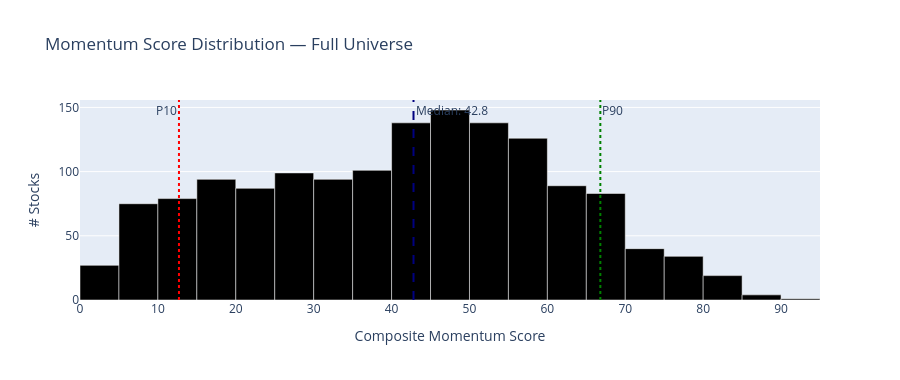

The notebook cell saved with this chart:
### Markdown cell above
## 3. Trend leadership score distribution

### Code cell
def trailing_return(close, lookback_days, skip_days=0):
    base = close.shift(skip_days)
    return base.div(base.shift(lookback_days)).sub(1)

def pct_rank(df, ascending=True):
    return df.rank(axis=1, pct=True, ascending=ascending) * 100

mom_12_1 = trailing_return(close, 252, 21)
mom_6_1 = trailing_return(close, 126, 21)
vol_20 = close.pct_change().rolling(20).std() * np.sqrt(252)
ma100 = close.rolling(100).mean()
ma200 = close.rolling(200).mean()
high_252 = close.rolling(252).max()
liquidity = traded_value.rolling(63).median()

eligible = (close >= MIN_PRICE) & (liquidity >= MIN_MEDIAN_TURNOVER) & (close > ma100) & (close > ma200) & (mom_12_1 > 0)

scores_df = pd.DataFrame({
    'symbol': close.columns,
    'company_name': company_names.reindex(close.columns).values,
    'mom_12_1': mom_12_1.iloc[-1].reindex(close.columns).values,
    'mom_6_1': mom_6_1.iloc[-1].reindex(close.columns).values,
    'near_high': close.iloc[-1].div(high_252.iloc[-1]).reindex(close.columns).values,
    'inv_vol': vol_20.iloc[-1].reindex(close.columns).values,
    'eligible': eligible.iloc[-1].reindex(close.columns).values,
})

trend_score = (
    0.45 * pct_rank(mom_12_1.where(eligible)).iloc[-1]
    + 0.20 * pct_rank(mom_6_1.where(eligible)).iloc[-1]
    + 0.20 * pct_rank(close.div(high_252).where(eligible)).iloc[-1]
    + 0.15 * pct_rank(vol_20.where(eligible), ascending=False).iloc[-1]
)
scores_df['score'] = trend_score.reindex(scores_df['symbol']).values
scores_df = scores_df.dropna(subset=['score']).sort_values('score', ascending=False).reset_index(drop=True)

fig = go.Figure()
fig.add_trace(go.Histogram(
    x=scores_df['score'], nbinsx=25,
    marker=dict(color=scores_df['score'], colorscale='RdYlGn', showscale=False, line=dict(color='white', width=0.5)),
    name='Trend Score Distribution'
))
median_score = scores_df['score'].median()
fig.add_vline(x=median_score, line_dash='dash', line_color='navy', annotation_text=f'Median: {median_score:.1f}', annotation_position='top right')
fig.add_vline(x=scores_df['score'].quantile(0.9), line_dash='dot', line_color='green', annotation_text='P90', annotation_position='top right')
fig.add_vline(x=scores_df['score'].quantile(0.1), line_dash='dot', line_color='red', annotation_text='P10', annotation_position='top left')
fig.update_layout(title='Trend Leadership Score Distribution — Eligible Universe', height=380, xaxis_title='Trend Leadership Score', yaxis_title='Number of Stocks')
fig.show()

summary = scores_df['score'].describe().rename('Value').round(2)
print(summary.to_string())

### Figure 1 — Plotly figure (JSON) as saved in the notebook; plotly's stock layout.template omitted (floating-point values rounded to 4 significant figures; data arrays with more than 128 entries replaced by an {"elided": "..."} marker saying what was removed)
{"data": [{"marker": {"color": {"elided": "1476 float values"}, "colorscale": [[0, "rgb(165,0,38)"], [0.1, "rgb(215,48,39)"], [0.2, "rgb(244,109,67)"], [0.3, "rgb(253,174,97)"], [0.4, "rgb(254,224,139)"], [0.5, "rgb(255,255,191)"], [0.6, "rgb(217,239,139)"], [0.7, "rgb(166,217,106)"], [0.8, "rgb(102,189,99)"], [0.9, "rgb(26,152,80)"], [1, "rgb(0,104,55)"]], "line": {"color": "white", "width": 0.5}, "showscale": false}, "name": "Score Distribution", "nbinsx": 25, "type": "histogram", "x": {"elided": "1476 float values"}}], "layout": {"annotations": [{"showarrow": false, "text": "Median: 42.8", "x": 42.81, "xanchor": "left", "xref": "x", "y": 1, "yanchor": "top", "yref": "y domain"}, {"showarrow": false, "text": "P90", "x": 66.8, "xanchor": "left", "xref": "x", "y": 1, "yanchor": "top", "yref": "y domain"}, {"showarrow": false, "text": "P10", "x": 12.71, "xanchor": "right", "xref": "x", "y": 1, "yanchor": "top", "yref": "y domain"}], "height": 380, "shapes": [{"line": {"color": "navy", "dash": "dash"}, "type": "line", "x0": 42.81, "x1": 42.81, "xref": "x", "y0": 0, "y1": 1, "yref": "y domain"}, {"line": {"color": "green", "dash": "dot"}, "type": "line", "x0": 66.8, "x1": 66.8, "xref": "x", "y0": 0, "y1": 1, "yref": "y domain"}, {"line": {"color": "red", "dash": "dot"}, "type": "line", "x0": 12.71, "x1": 12.71, "xref": "x", "y0": 0, "y1": 1, "yref": "y domain"}], "title": {"text": "Momentum Score Distribution — Full Universe"}, "xaxis": {"title": {"text": "Composite Momentum Score"}}, "yaxis": {"title": {"text": "# Stocks"}}}}
